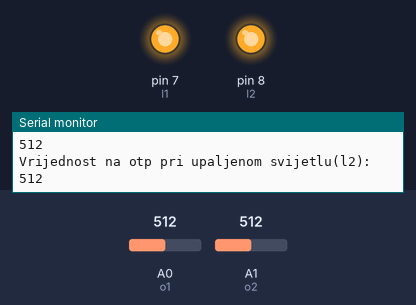
The sketch below on a simulated Arduino Uno, built with avr-gcc and run on an emulated ATmega328P. Parts: output pins drawn as LEDs (lit = HIGH), the last lines printed to the serial monitor. Inputs (shaded band) come from the test bench; at power-on: A0 (o1) = 512, A1 (o2) = 512.

Above: at 2.5 s.
At 7.6 s:
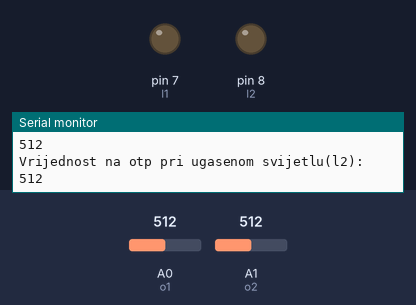
Timing chart, 0 to 13.2 s (numbered marks = the images above):
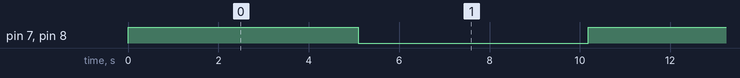

Measured:
- by itself, pin 7 (l1), pin 8 (l2): alternates HIGH for 5.1 s and LOW for 5.1 s

The sketch:

test_senzor_vrata.ino
```cpp
#define l1 7
#define l2 8
#define o1 A0
#define o2 A1

void setup() {
  pinMode(l1, OUTPUT);
  pinMode(l2, OUTPUT);
  pinMode(o1,INPUT);
  pinMode(o2,INPUT);
  Serial.begin(9600);
  while(!Serial);
}

void loop() {
  digitalWrite(l1,HIGH);
  digitalWrite(l2,HIGH);
  delay(50);
  int L1 = analogRead(o1);
  int L2 = analogRead(o2);
  Serial.println("Vrijednost na otp pri upaljenom svijetlu(l1):");
  Serial.println(L1);
  Serial.println("Vrijednost na otp pri upaljenom svijetlu(l2):");
  Serial.println(L2);
  delay(5000);
  digitalWrite(l1,LOW);
  digitalWrite(l2,LOW);
  delay(50);
  L1 = analogRead(o1);
  L2 = analogRead(o2);
  Serial.println("Vrijednost na otp pri ugasenom svijetlu(l1):");
  Serial.println(L1);
  Serial.println("Vrijednost na otp pri ugasenom svijetlu(l2):");
  Serial.println(L2);
  delay(5000);
}
```
